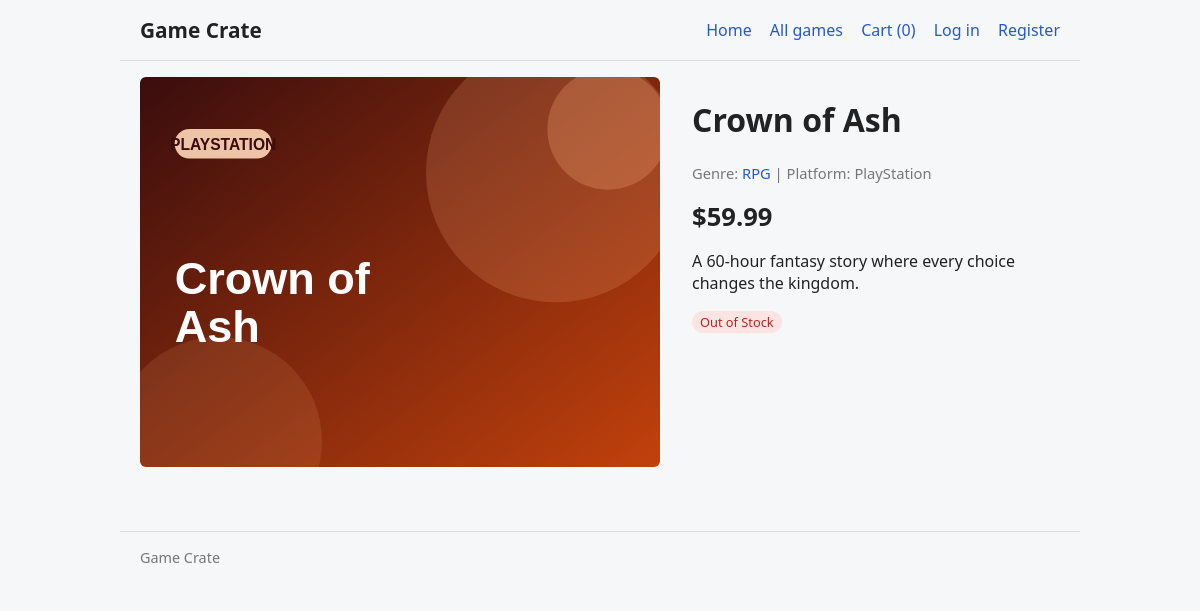
The app's page /product/2 with its own data.
### database.py (models this page shows)
class Base(DeclarativeBase):
    pass

class Product(Base):
    __tablename__ = "products"
    id: Mapped[int] = mapped_column(primary_key=True)
    name: Mapped[str] = mapped_column(String(100))
    description: Mapped[str] = mapped_column(Text, default="")
    genre: Mapped[str] = mapped_column(String(40), default="Other")
    platform: Mapped[str] = mapped_column(String(40), default="PC")
    price: Mapped[float] = mapped_column(Float)
    stock: Mapped[int] = mapped_column(Integer, default=0)
    image: Mapped[str] = mapped_column(String(255), default="")

### main.py (the view)
@app.route("/product/<int:product_id>")
def product_detail(product_id):
    product = db.get_product(product_id)
    if product is None:
        abort(404)
    return render_template("product.html", product=product)

### database.py (called while the page is built)
def get_product(product_id: int):
    with SessionLocal() as db:
        return db.get(Product, product_id)

### main.py (called while the page is built)
@app.context_processor
def inject_globals():
    user_id = session.get("user_id")
    return {
        "current_user": db.get_user_by_id(user_id) if user_id else None,
        "cart_count": sum(get_cart().values()),
        "is_admin": bool(session.get("is_admin")),
    }

def get_cart():
    raw = session.get("cart", {})
    cart = {}
    for key, value in raw.items():
        try:
            cart[int(key)] = int(value)
        except (TypeError, ValueError):
            continue
    return cart

### templates/product.html (shortened to what this page needs)
{% extends "base.html" %}
{% import "_cover.html" as cover_macro %}
{% block content %}
<div style="display: flex; gap: 32px; flex-wrap: wrap;">
  <div>
    {{ cover_macro.cover(product, size='big') }}
  </div>
  <div style="flex: 1; min-width: 280px;">
    <h1>{{ product.name }}</h1>
    <p class="muted">Genre: <a href="{{ url_for('products', genre=product.genre) }}">{{ product.genre }}</a> | Platform: {{ product.platform }}</p>
    <div class="price" style="font-size: 1.6rem; margin: 16px 0;">${{ "%.2f"|format(product.price) }}</div>
    <p>{{ product.description }}</p>
    <p>
      {% if product.stock > 0 %}
        <span class="badge ok">In Stock ({{ product.stock }} available)</span>
      {% else %}
        <span class="badge bad">Out of Stock</span>
      {% endif %}
    </p>
  </div>
</div>
{% endblock %}

### templates/_cover.html
{% macro cover(p, size='card') %}
{% if p.image %}<img class="cover {{ size }}" src="{{ url_for('static', filename=p.image) }}" alt="{{ p.name }}" loading="lazy">{% else %}<div class="cover {{ size }} placeholder">{{ p.name[:1] }}</div>{% endif %}
{% endmacro %}

### templates/base.html (style rules this page uses)
* { box-sizing: border-box; }
body { font-family: system-ui, sans-serif; margin: 0; color: #222; background: #f6f7f9; }
a { color: #2457d6; text-decoration: none; }
.cover { display: block; width: 100%; object-fit: cover; border-radius: 6px; background: #e3e6ec; }
.cover.big { aspect-ratio: 4 / 3; max-width: 520px; margin-bottom: 16px; }
.muted { color: #777; font-size: .92rem; }
.price { font-weight: 700; font-size: 1.1rem; }
.badge { display: inline-block; padding: 2px 8px; border-radius: 999px; background: #e8ecf5; font-size: .8rem; margin-right: 4px; }
.badge.bad { background: #fbe4e2; color: #b3261e; }

### records on screen
Product: image (picture), name "Crown of Ash", genre "RPG", platform "PlayStation", price "59.99", description "A 60-hour fantasy story where every choice changes the kingdom."

### other values on screen
{{ cart_count }} "0"
